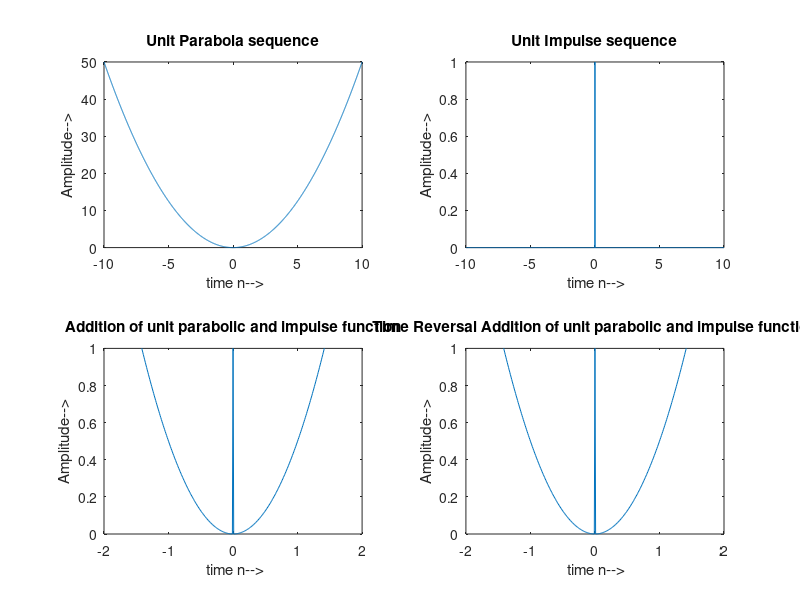

Here is the MATLAB script that generated this plot:
clear all;
clc;
t=-10:.01:10;
parabola=.5*(t.^2);
subplot(2,2,1);
plot(t,parabola);
xlabel(' time n-->');
ylabel('Amplitude-->');
title('Unit Parabola sequence');


for i=1:length(t)
    if t(i)<0
        y(i)=0;
    else if t(i)==0
         y(i) = 1;
        else if t(i)>0
                y(i)=0;
            end
        end
    end
end

subplot(2,2,2);
plot(t,y);
xlabel(' time n-->');
ylabel('Amplitude-->');
title('Unit Impulse sequence');

for i=1:length(y)
    add(i) = parabola(i)+y(i);
end


subplot(2,2,3);
plot(t,add);
xlabel(' time n-->');
ylabel('Amplitude-->');
axis([-2 2 0 1]);
title('Addition of unit parabolic and impulse function');

subplot(2,2,4);
plot(-t,add);
xlabel(' time n-->');
ylabel('Amplitude-->');
axis([-2 2 0 1]);
title('Time Reversal Addition of unit parabolic and impulse function');